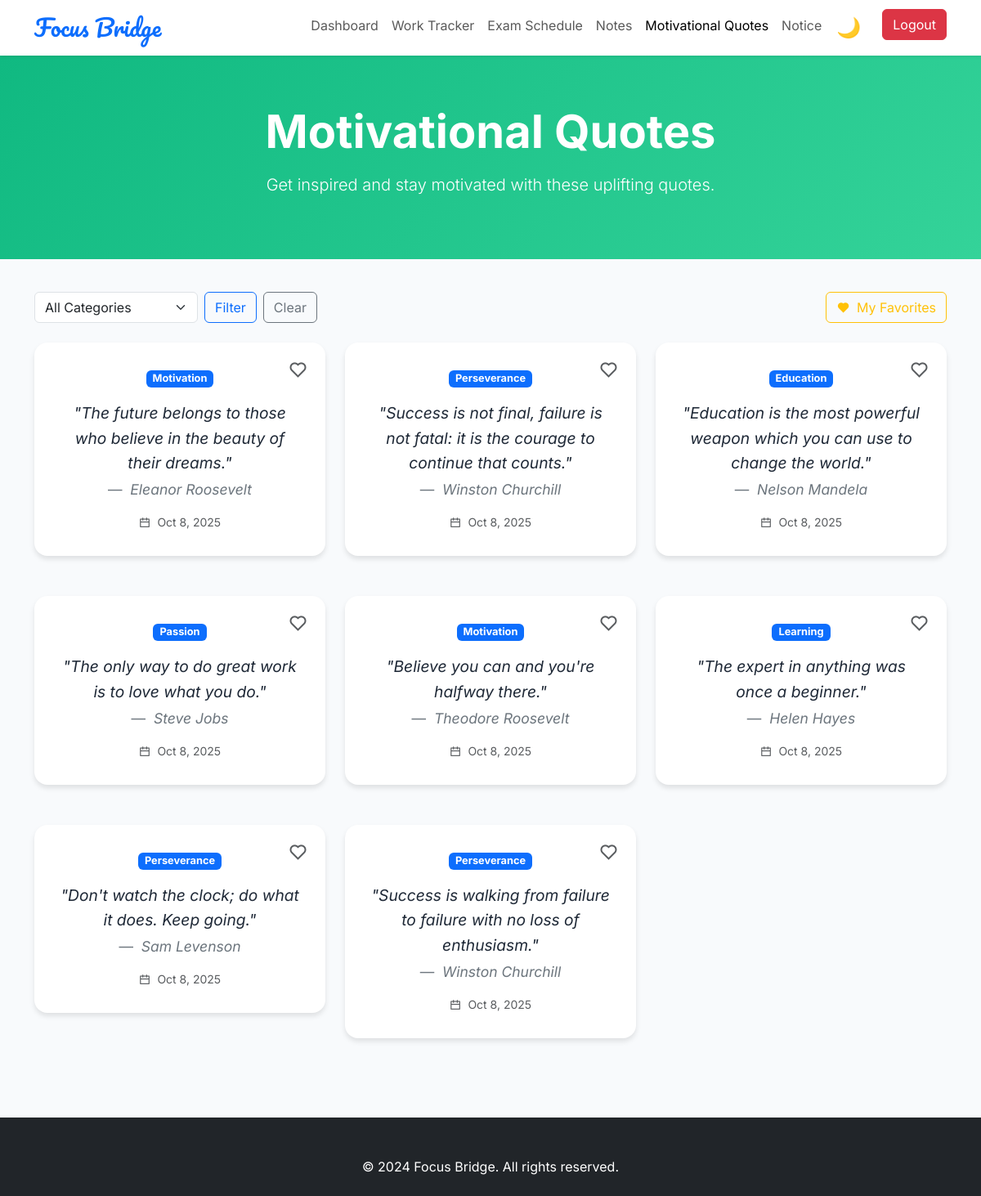
The page /quotes.php (signed in) on the database its author committed.
### tables this page shows
CREATE TABLE IF NOT EXISTS quotes (
    id INT AUTO_INCREMENT PRIMARY KEY,
    quote_text TEXT NOT NULL,
    author VARCHAR(100),
    category VARCHAR(50) DEFAULT 'general',
    is_featured BOOLEAN DEFAULT FALSE,
    created_by INT NOT NULL,
    created_at TIMESTAMP DEFAULT CURRENT_TIMESTAMP,
    updated_at TIMESTAMP DEFAULT CURRENT_TIMESTAMP ON UPDATE CURRENT_TIMESTAMP,
    FOREIGN KEY (created_by) REFERENCES users(id) ON DELETE CASCADE
);

### quotes.php (the view, shortened to what this page needs)
<?php
include 'db_config.php';
$user_id = $_SESSION['user_id'];
$category_filter = isset($_GET['category']) ? $_GET['category'] : '';
$show_favorites = isset($_GET['favorites']) ? $_GET['favorites'] : '';
$quotes_query = "SELECT q.*, uf.id as is_favorite FROM quotes q
                 LEFT JOIN user_favorites uf ON q.id = uf.quote_id AND uf.user_id = ?";
if ($show_favorites) {
    $quotes_query .= " WHERE uf.id IS NOT NULL";
} else {
    $quotes_query .= " WHERE 1=1";
}
$quotes_query .= " ORDER BY q.is_featured DESC, q.created_at DESC";
$stmt = $conn->prepare($quotes_query);
if ($category_filter) {
    $stmt->bind_param("is", $user_id, $category_filter);
} else {
    $stmt->bind_param("i", $user_id);
}
$stmt->execute();
$quotes_result = $stmt->get_result();
?>
<!DOCTYPE html>
<html lang="en">
<head>
    <link href="https://cdn.jsdelivr.net/npm/bootstrap@5.3.0/dist/css/bootstrap.min.css" rel="stylesheet" />
    <link href="https://cdn.jsdelivr.net/npm/remixicon/fonts/remixicon.css" rel="stylesheet" />
</head>
<body>
    <nav class="navbar navbar-expand-lg navbar-light shadow-sm">
        <div class="container">
            <a class="navbar-brand logo text-primary fs-3" href="student_dashboard.php">Focus Bridge</a>
            <div class="collapse navbar-collapse" id="navbarNav">
                <ul class="navbar-nav ms-auto">
                    <li class="nav-item">
                        <a class="nav-link" href="student_dashboard.php">Dashboard</a>
                    </li>
                    <li class="nav-item">
                        <a class="nav-link" href="tracker.php">Work Tracker</a>
                    </li>
                    <li class="nav-item">
                        <a class="nav-link" href="exams.php">Exam Schedule</a>
                    </li>
                    <li class="nav-item">
                        <a class="nav-link" href="view_notes.php">Notes</a>
                    </li>
                    <li class="nav-item">
                        <a class="nav-link active" href="quotes.php">Motivational Quotes</a>
                    </li>
                    <li class="nav-item">
                        <a class="nav-link" href="notices.php">Notice</a>
                    </li>
                    <li class="nav-item">
                        <button class="theme-toggle" id="themeToggle" onclick="toggleTheme()">🌙</button>
                    </li>
                    <li class="nav-item">
                        <a class="btn btn-danger ms-3" href="logout.php">Logout</a>
                    </li>
                </ul>
            </div>
        </div>
    </nav>
    <section class="hero-section">
        <div class="container text-center">
            <h1 class="display-4 fw-bold mb-3">Motivational Quotes</h1>
            <p class="lead">Get inspired and stay motivated with these uplifting quotes.</p>
        </div>
    </section>
    <div class="container">
        <div class="row mb-4">
            <div class="col-md-8">
                <form method="GET" class="d-flex gap-2">
                    <select name="category" class="form-select" style="max-width: 200px;">
                        <option value="">All Categories</option>
                    </select>
                    <button type="submit" class="btn btn-outline-primary">Filter</button>
                    <a href="quotes.php" class="btn btn-outline-secondary">Clear</a>
                </form>
            </div>
            <div class="col-md-4 text-end">
                <a href="quotes.php?favorites=1" class="btn btn-outline-warning">
                    <i class="ri-heart-fill me-2"></i>My Favorites
                </a>
            </div>
        </div>
        <div class="row">
            <?php if ($quotes_result->num_rows > 0): ?>
                <?php while($quote = $quotes_result->fetch_assoc()): ?>
                    <div class="col-md-6 col-lg-4 mb-4">
                        <div class="quote-card <?php echo $quote['is_featured'] ? 'featured' : ''; ?>">
                            <button class="favorite-btn" onclick="toggleFavorite(<?php echo $quote['id']; ?>, <?php echo $quote['is_favorite'] ? 'true' : 'false'; ?>)">
                                <i class="ri-heart-<?php echo $quote['is_favorite'] ? 'fill' : 'line'; ?> <?php echo $quote['is_favorite'] ? 'text-danger' : 'text-muted'; ?>"></i>
                            </button>
                            <div class="text-center mb-3">
                                <span class="badge bg-primary category-badge"><?php echo ucfirst($quote['category']); ?></span>
                            </div>
                            <blockquote class="blockquote text-center">
                                <p class="quote-text">"<?php echo htmlspecialchars($quote['quote_text']); ?>"</p>
                                <?php if ($quote['author']): ?>
                                    <footer class="blockquote-footer">
                                        <cite title="Source Title"><?php echo htmlspecialchars($quote['author']); ?></cite>
                                    </footer>
                                <?php endif; ?>
                            </blockquote>
                            <div class="text-center text-muted small">
                                <i class="ri-calendar-line me-1"></i>
                                <?php echo date('M j, Y', strtotime($quote['created_at'])); ?>
                            </div>
                        </div>
                    </div>
                <?php endwhile; ?>
            <?php endif; ?>
        </div>
    </div>
    <footer class="bg-dark text-white pt-5 pb-4 mt-5">
        <div class="container text-center">
            <p class="mb-0">&copy; 2024 Focus Bridge. All rights reserved.</p>
        </div>
    </footer>
</body>
</html>

### quotes.php (style rules this page uses)
:root { --bg-color: #f8fafc; --text-color: #1f2937; --card-bg: white; --navbar-bg: white; --footer-bg: #e5e7eb; --footer-text: #4b5563; }
body { font-family: 'Inter', sans-serif; background-color: var(--bg-color); color: var(--text-color); transition: background-color 0.3s ease, color 0.3s ease; }
.logo { font-family: 'Pacifico', cursive; }
.navbar { background-color: var(--navbar-bg) !important; transition: background-color 0.3s ease; }
.hero-section { background: linear-gradient(135deg, #10b981, #34d399); color: white; padding: 60px 0; margin-bottom: 40px; }
.quote-card { background: var(--card-bg); border-radius: 16px; box-shadow: 0 4px 6px rgba(0,0,0,0.1); padding: 30px; margin-bottom: 25px; transition: background-color 0.3s ease, transform 0.3s ease; position: relative; }
.theme-toggle { background: none; border: none; font-size: 1.5rem; cursor: pointer; padding: 5px 10px; border-radius: 5px; transition: background-color 0.3s ease; }
.category-badge { font-size: 0.8rem; padding: 4px 8px; }
.quote-text { font-style: italic; font-size: 1.2rem; line-height: 1.6; margin-bottom: 20px; }
.favorite-btn { position: absolute; top: 15px; right: 15px; background: none; border: none; font-size: 1.5rem; cursor: pointer; transition: transform 0.3s ease; }

### rows shown on the page
quotes: category "Motivation", quote_text "The future belongs to those who believe in the beauty of their dreams.", author "Eleanor Roosevelt", created_at "Oct 8, 2025"
quotes: category "Perseverance", quote_text "Success is not final, failure is not fatal: it is the courage to continue that counts.", author "Winston Churchill", created_at "Oct 8, 2025"
quotes: category "Education", quote_text "Education is the most powerful weapon which you can use to change the world.", author "Nelson Mandela", created_at "Oct 8, 2025"
quotes: category "Passion", quote_text "The only way to do great work is to love what you do.", author "Steve Jobs", created_at "Oct 8, 2025"
quotes: category "Motivation", quote_text "Believe you can and you're halfway there.", author "Theodore Roosevelt", created_at "Oct 8, 2025"
quotes: category "Learning", quote_text "The expert in anything was once a beginner.", author "Helen Hayes", created_at "Oct 8, 2025"
quotes: category "Perseverance", quote_text "Don't watch the clock; do what it does. Keep going.", author "Sam Levenson", created_at "Oct 8, 2025"
quotes: category "Perseverance", quote_text "Success is walking from failure to failure with no loss of enthusiasm.", author "Winston Churchill", created_at "Oct 8, 2025"
